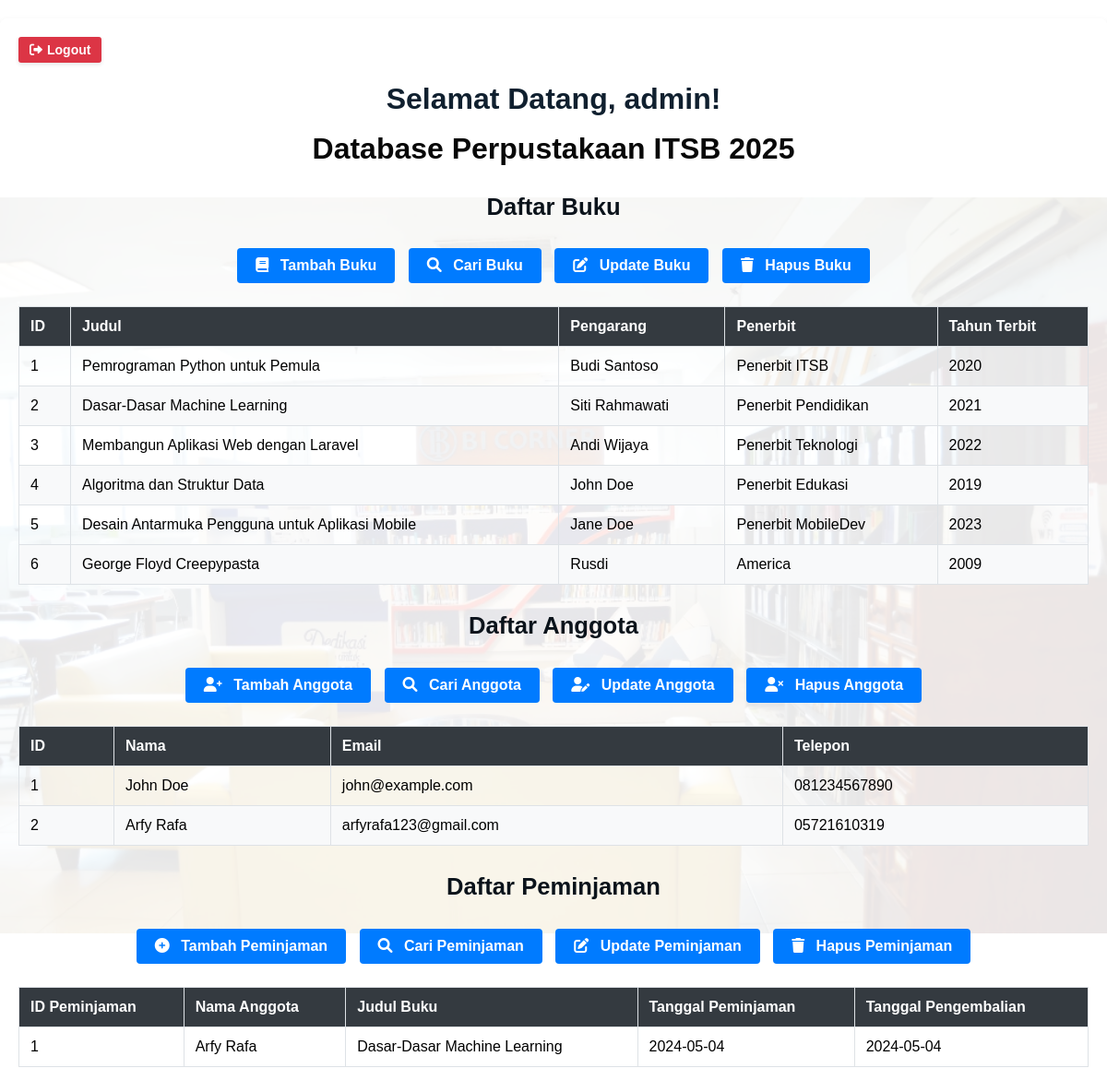
/iindex.php (signed in), run on the app's committed database.
### tables this page shows
CREATE TABLE `buku` (
  `id_buku` int(11) NOT NULL,
  `judul_buku` varchar(200) NOT NULL,
  `pengarang` varchar(100) NOT NULL,
  `tahun_terbit` year(4) NOT NULL,
  `penerbit` varchar(100) NOT NULL
);

CREATE TABLE `anggota` (
  `id_anggota` int(11) NOT NULL,
  `nama` varchar(255) NOT NULL,
  `email` varchar(255) NOT NULL,
  `telepon` varchar(20) NOT NULL
);

CREATE TABLE `peminjaman` (
  `id_peminjaman` int(11) NOT NULL,
  `id_anggota` int(11) NOT NULL,
  `id_buku` int(11) NOT NULL,
  `tanggal_pinjam` date NOT NULL,
  `tanggal_kembali` date NOT NULL
);

### iindex.php (the view, shortened to what this page needs)
<?php
require 'config.php';
?>
<!DOCTYPE html>
<html lang="en">
<head>
    <link href="https://cdnjs.cloudflare.com/ajax/libs/font-awesome/6.0.0-beta3/css/all.min.css" rel="stylesheet">
</head>
<body>
    <div class="container">
        <div class="logout">
            <a href="logout.php" class="logout-button">
                <i class="fas fa-sign-out-alt"></i> Logout
            </a>
        </div>
        <h1>Selamat Datang, <?php echo htmlspecialchars($_SESSION['username']); ?>!</h1>
        <h2>Database Perpustakaan ITSB 2025</h2>
        <h3>Daftar Buku</h3>
        <div class="buttons">
            <a href="tambah_buku.php" class="button"><i class="fas fa-book"></i> Tambah Buku</a>
            <a href="cari_buku.php" class="button"><i class="fas fa-search"></i> Cari Buku</a>
            <a href="update_buku.php" class="button"><i class="fas fa-edit"></i> Update Buku</a>
            <a href="hapus_buku.php" class="button"><i class="fas fa-trash"></i> Hapus Buku</a>
        </div>
        <table>
            <thead>
                <tr>
                    <th>ID</th>
                    <th>Judul</th>
                    <th>Pengarang</th>
                    <th>Penerbit</th>
                    <th>Tahun Terbit</th>
                </tr>
            </thead>
            <tbody>
                <?php
                try {
                    $stmt = $conn->query("SELECT * FROM buku ORDER BY id_buku ASC");
                    if ($stmt->rowCount() > 0) {
                        while ($row = $stmt->fetch(PDO::FETCH_ASSOC)) {
                            echo "<tr>
                                <td>" . htmlspecialchars($row['id_buku']) . "</td>
                                <td>" . htmlspecialchars($row['judul_buku']) . "</td>
                                <td>" . htmlspecialchars($row['pengarang']) . "</td>
                                <td>" . htmlspecialchars($row['penerbit']) . "</td>
                                <td>" . htmlspecialchars($row['tahun_terbit']) . "</td>
                            </tr>";
                        }
                    } else {
                        echo "<tr><td colspan='5'>Tidak ada data buku.</td></tr>";
                    }
                } catch (PDOException $e) {
                    echo "<tr><td colspan='5'>Error: " . htmlspecialchars($e->getMessage()) . "</td></tr>";
                }
                ?>
            </tbody>
        </table>
        <h3>Daftar Anggota</h3>
        <div class="buttons">
            <a href="tambah_anggota.php" class="button"><i class="fas fa-user-plus"></i> Tambah Anggota</a>
            <a href="cari_anggota.php" class="button"><i class="fas fa-search"></i> Cari Anggota</a>
            <a href="update_anggota.php" class="button"><i class="fas fa-user-edit"></i> Update Anggota</a>
            <a href="hapus_anggota.php" class="button"><i class="fas fa-user-times"></i> Hapus Anggota</a>
        </div>
        <table>
            <thead>
                <tr>
                    <th>ID</th>
                    <th>Nama</th>
                    <th>Email</th>
                    <th>Telepon</th>
                </tr>
            </thead>
            <tbody>
                <?php
                try {
                    $stmt = $conn->query("SELECT * FROM anggota ORDER BY id_anggota ASC");
                    if ($stmt->rowCount() > 0) {
                        while ($row = $stmt->fetch(PDO::FETCH_ASSOC)) {
                            echo "<tr>
                                <td>" . htmlspecialchars($row['id_anggota']) . "</td>
                                <td>" . htmlspecialchars($row['nama']) . "</td>
                                <td>" . htmlspecialchars($row['email']) . "</td>
                                <td>" . htmlspecialchars($row['telepon']) . "</td>
                            </tr>";
                        }
                    } else {
                        echo "<tr><td colspan='4'>Tidak ada data anggota.</td></tr>";
                    }
                } catch (PDOException $e) {
                    echo "<tr><td colspan='4'>Error: " . htmlspecialchars($e->getMessage()) . "</td></tr>";
                }
                ?>
            </tbody>
        </table>
        <h3>Daftar Peminjaman</h3>
        <div class="buttons">
            <a href="tambah_peminjaman.php" class="button"><i class="fas fa-plus-circle"></i> Tambah Peminjaman</a>
            <a href="cari_peminjaman.php" class="button"><i class="fas fa-search"></i> Cari Peminjaman</a>
            <a href="update_peminjaman.php" class="button"><i class="fas fa-edit"></i> Update Peminjaman</a>
            <a href="hapus_peminjaman.php" class="button"><i class="fas fa-trash"></i> Hapus Peminjaman</a>
        </div>
        <table>
            <thead>
                <tr>
                    <th>ID Peminjaman</th>
                    <th>Nama Anggota</th>
                    <th>Judul Buku</th>
                    <th>Tanggal Peminjaman</th>
                    <th>Tanggal Pengembalian</th>
                </tr>
            </thead>
            <tbody>
                <?php
                try {
                    $query = "
                        SELECT peminjaman.id_peminjaman, anggota.nama AS nama_anggota, buku.judul_buku AS judul_buku, peminjaman.tanggal_pinjam, peminjaman.tanggal_kembali
                        FROM peminjaman
                        INNER JOIN anggota ON peminjaman.id_anggota = anggota.id_anggota
                        INNER JOIN buku ON peminjaman.id_buku = buku.id_buku
                        ORDER BY peminjaman.id_peminjaman ASC
                    ";
                    $stmt = $conn->query($query);
                    if ($stmt->rowCount() > 0) {
                        while ($row = $stmt->fetch(PDO::FETCH_ASSOC)) {
                            echo "<tr>
                                <td>" . htmlspecialchars($row['id_peminjaman']) . "</td>
                                <td>" . htmlspecialchars($row['nama_anggota']) . "</td>
                                <td>" . htmlspecialchars($row['judul_buku']) . "</td>
                                <td>" . htmlspecialchars($row['tanggal_pinjam']) . "</td>
                                 <td>" . htmlspecialchars($row['tanggal_kembali']) . "</td>
                            </tr>";
                        }
                    } else {
                        echo "<tr><td colspan='5'>Tidak ada data peminjaman.</td></tr>";
                    }
                } catch (PDOException $e) {
                    echo "<tr><td colspan='5'>Error: " . htmlspecialchars($e->getMessage()) . "</td></tr>";
                }
                ?>
            </tbody>
        </table>
    </div>
</body>
</html>

### iindex.php (style rules this page uses)
body { font-family: Arial, sans-serif; background: url('background perpus ITSB.jpg') no-repeat center center fixed; background-size: 100%; margin: 0; padding: 0; }
.container { max-width: 1200px; margin: 20px auto; background-color: rgba(255, 255, 255, 0.9); padding: 20px; border-radius: 8px; box-shadow: 0 4px 8px rgba(0, 0, 0, 0.1); }
h1, h2, h3 { text-align: center; color: rgb(16, 32, 47); }
h2 { font-size: 2em; color: rgb(8, 8, 8); margin-top: -5px; }
h3 { font-size: 1.6em; color: rgb(11, 19, 27); margin-top: 30px; }
.buttons { text-align: center; margin-bottom: 20px; }
.buttons .button { display: inline-block; background-color: #007bff; color: #fff; text-decoration: none; padding: 10px 20px; margin: 5px; border-radius: 4px; font-weight: bold; transition: background-color 0.3s; }
.buttons .button i { margin-right: 8px; }
table { width: 100%; border-collapse: collapse; margin-bottom: 30px; }
table thead tr { background-color: #343a40; color: #fff; }
table th, table td { border: 1px solid #dee2e6; text-align: left; padding: 12px; }
table tbody tr:nth-child(even) { background-color: #f8f9fa; }
a { color: #007bff; text-decoration: none; }
.logout-button { display: inline-flex; align-items: center; gap: 5px; padding: 6px 12px; font-size: 0.875em; color: #fff; background-color: #dc3545; text-decoration: none; border-radius: 3px; font-weight: bold; transition: background-color 0.3s, transform 0.2s, box-shadow 0.2s; box-shadow: 0 2px 4px rgba(0, 0, 0, 0.1); }

### data on the page
buku: id_buku "1", judul_buku "Pemrograman Python untuk Pemula", pengarang "Budi Santoso", penerbit "Penerbit ITSB", tahun_terbit "2020"
buku: id_buku "2", judul_buku "Dasar-Dasar Machine Learning", pengarang "Siti Rahmawati", penerbit "Penerbit Pendidikan", tahun_terbit "2021"
buku: id_buku "3", judul_buku "Membangun Aplikasi Web dengan Laravel", pengarang "Andi Wijaya", penerbit "Penerbit Teknologi", tahun_terbit "2022"
buku: id_buku "4", judul_buku "Algoritma dan Struktur Data", pengarang "John Doe", penerbit "Penerbit Edukasi", tahun_terbit "2019"
buku: id_buku "5", judul_buku "Desain Antarmuka Pengguna untuk Aplikasi Mobile", pengarang "Jane Doe", penerbit "Penerbit MobileDev", tahun_terbit "2023"
buku: id_buku "6", judul_buku "George Floyd Creepypasta", pengarang "Rusdi", penerbit "America", tahun_terbit "2009"
anggota: id_anggota "1", nama "John Doe", email "john@example.com", telepon "081234567890"
anggota: id_anggota "2", nama "Arfy Rafa", email "arfyrafa123@gmail.com", telepon "05721610319"
peminjaman: id_peminjaman "1", id_anggota.nama "Arfy Rafa", id_buku.judul_buku "Dasar-Dasar Machine Learning", tanggal_pinjam "2024-05-04", tanggal_kembali "2024-05-04"

### other printed values
$_SESSION['username'] "admin"
